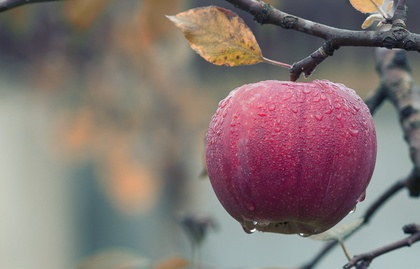
%> input picture image/apple.jpeg, 420 x 269 px, shrunk from 1880 x 1204 before the run
$ octave script_test.m   (GNU Octave 9; MATLAB toolbox functions it lacks are replaced by stand-ins)
%> lines starting %> are read from the running program, lines starting %| are printed output that depends on the picture; in (x1, y1, x2, y2) boxes, pixels count from 0 and x2, y2 are one past the last pixel; in counts of white or black regions, pixels touching at a corner belong together; the program's own positions count from 1
%> further down, f is the input picture: size 269x420x3 uint8; mean R, G, B 131.5, 117.1, 115.3
### src/Canny_edge_detect.m
function Canny_out = Canny_edge_detect(image)
    temp = 0;
    if size(image,3) == 3
        R = image(:,:,1);
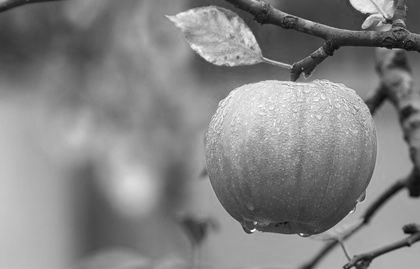
%> R: size 269x420 uint8; min 7, max 255, mean 131.5
        G = image(:,:,2);
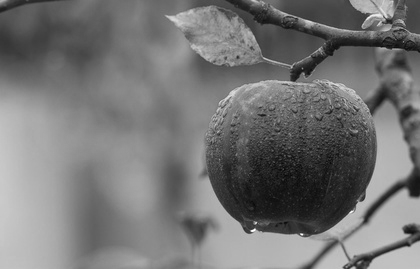
%> G: size 269x420 uint8; min 6, max 255, mean 117.1
        B = image(:,:,3);
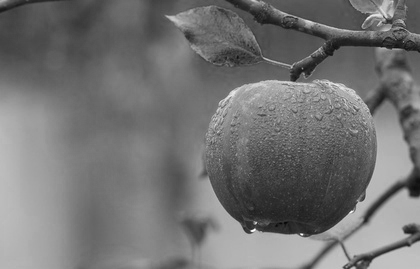
%> B: size 269x420 uint8; min 7, max 255, mean 115.3
        ER = edge(R, 'canny');
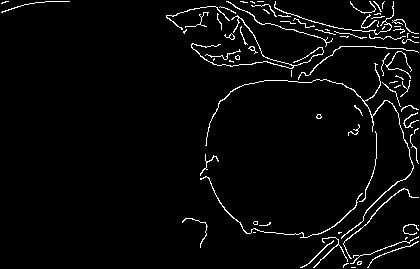
%> ER: size 269x420 logical; 3.4% white in thin lines or dots
        EG = edge(G, 'canny');
%> EG: size 269x420 logical; 4.2% white in thin lines or dots
        EB = edge(B, 'canny');
%> EB: size 269x420 logical; 4% white in thin lines or dots
        % temp = ER | EG | EB; % Shows edges detected in any colors
        % temp = ER & EG & EB; % Shows edges detected in all colors
        temp = uint8(cat(3,ER, EG, EB)) * 255;
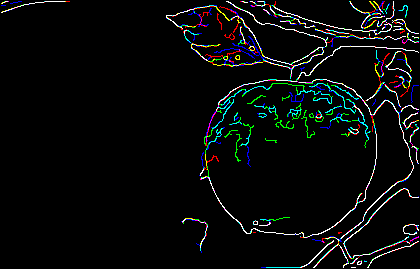
%> temp: size 269x420x3 uint8; mean R, G, B 8.7, 10.7, 10.3

    else
        temp = edge(image, 'canny') * 255;
    end

    Canny_out = temp;
end

### src/clogp_bg_remove.m
function [segment, clogp_out] = clogp_bg_remove(image, type, fill_with)
    % Gak tahu bener, gak tahu enggak sih... wkwkwk

    if nargin>3
        error('Too many arguments');
    elseif nargin<2
        error('Too few arguments');
    elseif nargin==2
        fill_with=0;
    end


    edged_image = 0; % Where the image after edge detect will be
    bin_threshold = 0; % Threshold for binarize image
    if type == "LoG"
        edged_image = LoG_edge_detect(image);
        bin_threshold = 4/255;
    elseif type == "Prewitt"
        edged_image = Prewitt_edge_detect(image);
        bin_threshold = 12/255;
    elseif type == "Canny"
        edged_image = Canny_edge_detect(image);
        bin_threshold = 2/255;
    else
        error("unkown type")
    end

    structure_element = strel('disk', 2); % Structuring element to help imclose
    grey_edged_image = rgb2gray(edged_image);

    binarized_image = imbinarize(grey_edged_image, bin_threshold);
%> binarized_image: size 269x420 logical; 5.9% white in thin lines or dots

    % Make sure edges are 'empty' to prevent "closing" the whole image,
    % especially for Prewitt
    image_size = size(binarized_image);
%> image_size = [269 420]
    for i = 1:image_size(1)
        for j = 1:image_size(2)
            if i==1 || i==image_size(1)|| j==1 || j==image_size(2)
                binarized_image(i,j) = 0;
            end
        end
    end

    % Cleans the image away from smaller areas (that are most likely not
    % the desired object)
    cleaned_bin_edge_image = bwareaopen(binarized_image, round(image_size(1) * image_size(2) / 223));
%> cleaned_bin_edge_image: size 269x420 logical; 3.2% white in thin lines or dots, all inside (x1, y1, x2, y2) = (166, 1, 419, 268)

    % Attempts to close the remaining holes
    closed_edges_image = imclose(cleaned_bin_edge_image, structure_element); % attempts to close holes
%> closed_edges_image: size 269x420 logical; 4.5% white; 1 white region, box (x1, y1, x2, y2) and area: (166, 1, 419, 268) 5116

    % Attempts to fill the holes in the boundary
    filled_edges_image = imfill(closed_edges_image,"holes");
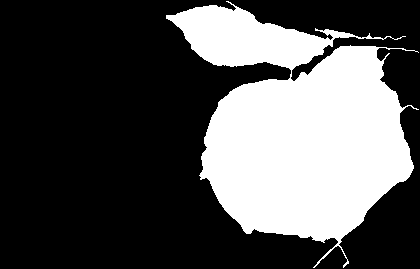
%> filled_edges_image: size 269x420 logical; 32.1% white; 1 white region, box (x1, y1, x2, y2) and area: (166, 1, 419, 268) 36225

    % Gets the image without background, using filled_edges_image as mask
    s = size(image);
%> s = [269 420 3]
    m = s(1);
%> m = 269
    n = s(2);
%> n = 420
    channel = s(3);
%> channel = 3

    C = zeros(size(image));

    for i=1:channel
        for j=1:m
            for k = 1:n
                if filled_edges_image(j,k) == 0
                    C(j,k,i) = fill_with;
                else
                    C(j,k,i) = image(j,k,i);
                end
            end
        end
    end
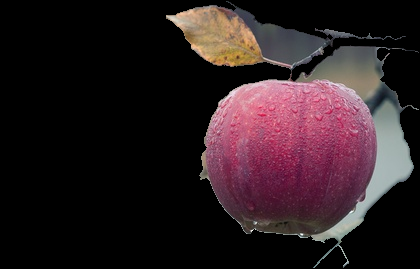
%> C: size 269x420x3 double; mean R, G, B 43.6, 29.6, 33.3
    C = uint8(C);
%> C: size 269x420x3 uint8
    segment = filled_edges_image;
    clogp_out = C;
end

### src/script_test.m
clear all;
clc;

f=imread('../image/apple.jpeg');
type = "Canny";
% type = "Prewitt";
% type = "LoG";

figure, imshow(f); title('original image');
f_neo = clogp_bg_remove(f, type);
figure, imshow(f_neo); title(type + " removal");
